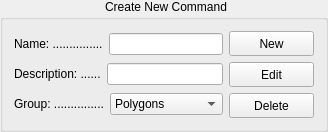
      <widget class="QGroupBox" name="grb_newCommand">
       <property name="styleSheet">
        <string notr="true">QGroupBox::title {
	subcontrol-position: top center;
}</string>
       </property>
       <property name="title">
        <string>Create New Command</string>
       </property>
       <layout class="QHBoxLayout" name="horizontalLayout_5">
        <item>
         <layout class="QVBoxLayout" name="verticalLayout_2">
          <item>
           <layout class="QHBoxLayout" name="horizontalLayout_2">
            <item>
             <widget class="QLabel" name="lbl_nameCommand">
              <property name="layoutDirection">
               <enum>Qt::LeftToRight</enum>
              </property>
              <property name="text">
               <string>Name: ...............</string>
              </property>
             </widget>
            </item>
            <item>
             <widget class="QLineEdit" name="tbx_nameCommand"/>
            </item>
           </layout>
          </item>
          <item>
           <layout class="QHBoxLayout" name="horizontalLayout_3">
            <item>
             <widget class="QLabel" name="lbl_descriptionCommand">
              <property name="layoutDirection">
               <enum>Qt::LeftToRight</enum>
              </property>
              <property name="text">
               <string>Description: ......</string>
              </property>
             </widget>
            </item>
            <item>
             <widget class="QLineEdit" name="tbx_descriptionCommand"/>
            </item>
           </layout>
          </item>
          <item>
           <layout class="QHBoxLayout" name="horizontalLayout_4">
            <item>
             <widget class="QLabel" name="lbl_groupCommand">
              <property name="layoutDirection">
               <enum>Qt::LeftToRight</enum>
              </property>
              <property name="text">
               <string>Group: ...............</string>
              </property>
             </widget>
            </item>
            <item>
             <widget class="QComboBox" name="cbx_group">
              <item>
               <property name="text">
                <string>Polygons</string>
               </property>
              </item>
              <item>
               <property name="text">
                <string>Curves</string>
               </property>
              </item>
              <item>
               <property name="text">
                <string>Selection</string>
               </property>
              </item>
              <item>
               <property name="text">
                <string>----------</string>
               </property>
              </item>
              <item>
               <property name="text">
                <string>Add Group</string>
               </property>
              </item>
              <item>
               <property name="text">
                <string>Remove Group</string>
               </property>
              </item>
             </widget>
            </item>
           </layout>
          </item>
         </layout>
        </item>
        <item>
         <layout class="QVBoxLayout" name="verticalLayout">
          <item>
           <widget class="QPushButton" name="bt_newCommand">
            <property name="minimumSize">
             <size>
              <width>85</width>
              <height>25</height>
             </size>
            </property>
            <property name="text">
             <string>New</string>
            </property>
           </widget>
          </item>
          <item>
           <widget class="QPushButton" name="bt_editCommand">
            <property name="minimumSize">
             <size>
              <width>85</width>
              <height>25</height>
             </size>
            </property>
            <property name="text">
             <string>Edit</string>
            </property>
           </widget>
          </item>
          <item>
           <widget class="QPushButton" name="bt_deleteNewCommand">
            <property name="minimumSize">
             <size>
              <width>85</width>
              <height>25</height>
             </size>
            </property>
            <property name="text">
             <string>Delete</string>
            </property>
           </widget>
          </item>
         </layout>
        </item>
       </layout>
      </widget>
